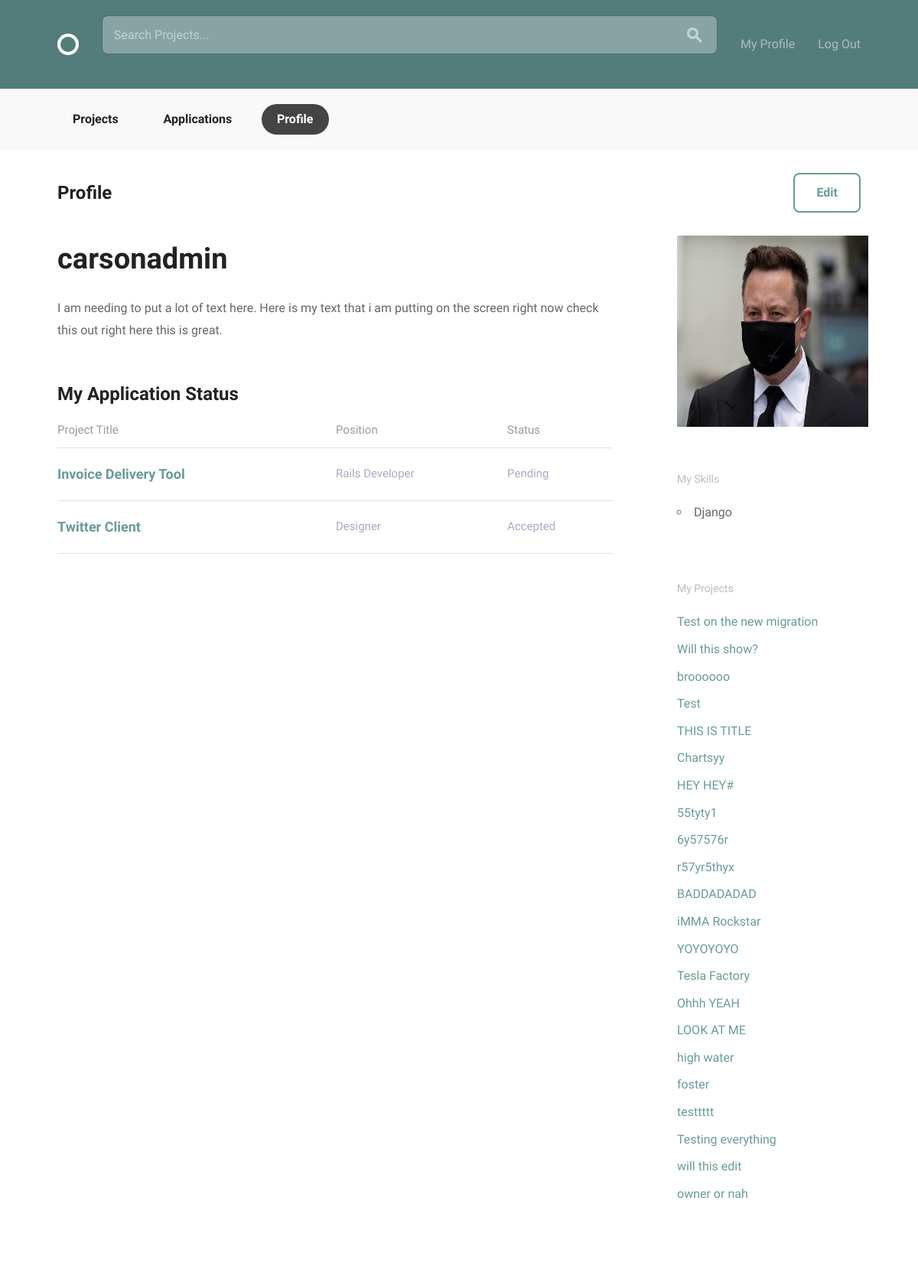
Before: /accounts/profile/ (signed in) with the older database file.
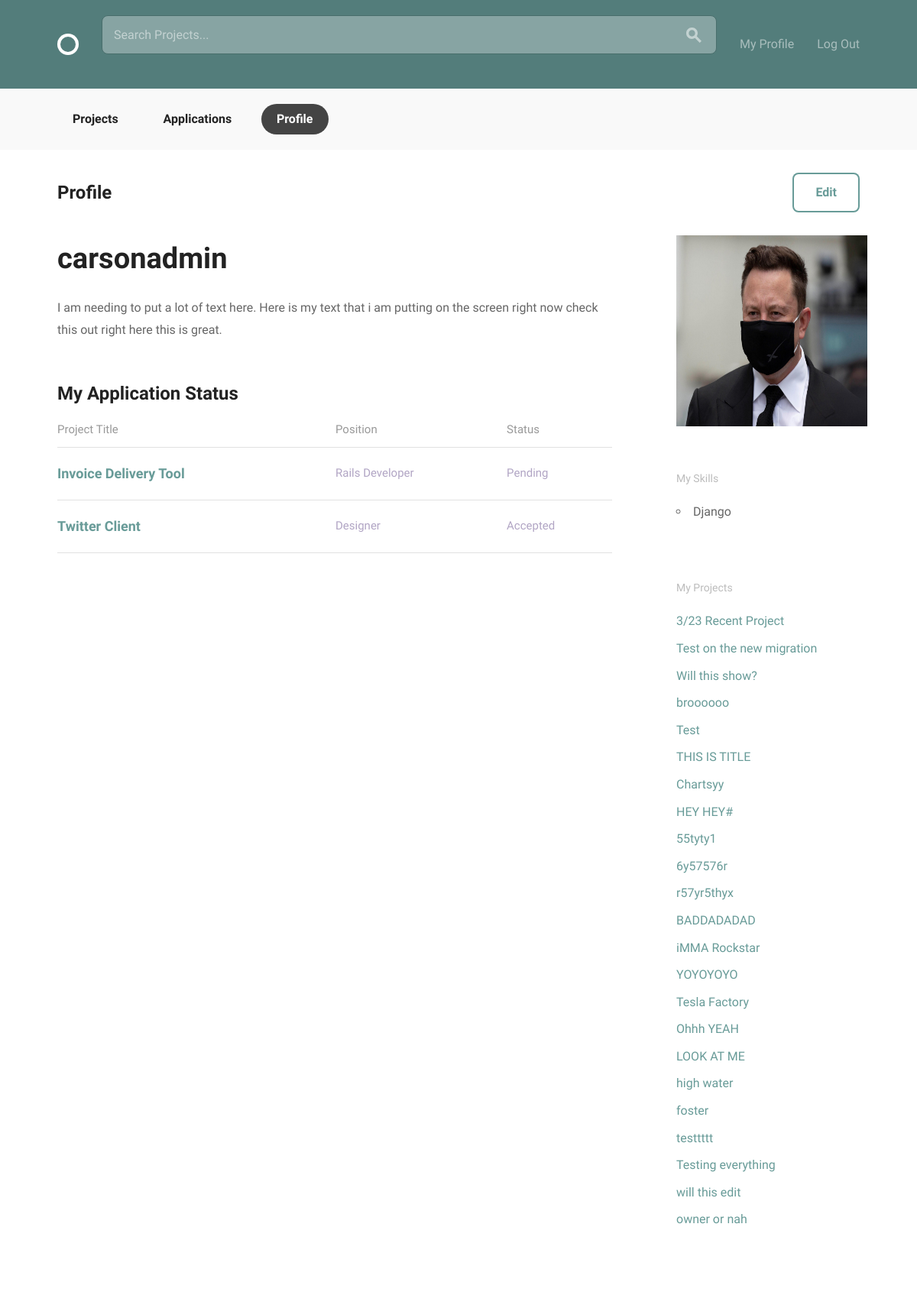
After: the same page with the newer database file.
### accounts/models.py (models this page shows)
class Skill(models.Model):
    title = models.CharField(max_length=15)
    def __str__(self):
        return self.title

### projects/models.py (models this page shows, shortened)
class Project(models.Model):
    owner = models.ForeignKey(settings.AUTH_USER_MODEL, on_delete=models.CASCADE, null=True)
    title = models.CharField(max_length=30)
    slug = models.SlugField(null=True)
    description = models.CharField(max_length=150)
    timeline = models.CharField(max_length=30)
    requirements = models.CharField(max_length=150)
    date_created = models.DateTimeField(default=timezone.now)
    positions = models.ManyToManyField('Position', related_name="projects", default=None)
    count = models.IntegerField(null=True, default=0)
    class Meta:
        ordering = ['-date_created']
    def __str__(self):
        return self.title

### accounts/views.py (the view)
# urls.py: path('profile/', views.profile, name='profile'),
@login_required
def profile(request):
    print(f'{request.user}: {request.user.id}')
    projects_list = Project.objects.filter(owner=request.user)
    context = {
        'user': request.user,
        'projects_list': projects_list,
    }
    return render(request, 'accounts/profile.html', context)

### accounts/models.py (called while the page is built)
    def __str__(self):
        return "@{}".format(self.username)

### accounts/templates/accounts/profile.html
{% extends 'layout.html' %}
{% block body_content %}
<body>
    <div class="circle--actions--bar">
      <nav class="bounds">
        <ul class="circle--pill--list">
          <li><a href="{% url 'projects:projects' %}">Projects</a></li>
          <li><a href="{% url 'projects:applications_list' %}">Applications</a></li>
          <li><a class="selected" href="{% url 'accounts:profile' %}">Profile</a></li>
        </ul>
      </nav>
    </div>
    <div class="bounds circle--page">
      <div class="circle--page--header circle--fluid">
        <div class="circle--fluid--cell circle--fluid--primary">
          <h2>Profile</h2>
        </div>
        <div class="circle--fluid--cell circle--fluid--secondary">
          <a class="button icon-on-left" href="{% url 'accounts:profile_edit' %}">Edit</a>
        </div>
      </div>
      <div class="grid-70">
        <h1>{{ user.display_name }}</h1>
        <div class="circle--article--body">
          <p> {{ user.bio }} </p>
        </div>
        <h2>My Application Status</h2>
        <table class="u-full-width circle--table">
          <thead>
            <tr>
              <th>Project Title</th>
              <th class="circle--cell--right">Position</th>
              <th class="circle--cell--right">Status</th>
            </tr>
          </thead>
          <tbody>
            <tr class="clickable-row" data-href="project.html">
              <td>
                <h3>Invoice Delivery Tool</h3>
              </td>
              <td class="circle--cell--right">
                <span class="secondary-label">Rails Developer</span>
              </td>
              <td class="circle--cell--right">
                <span class="secondary-label">Pending</span>
              </td>
            </tr>
            <tr class="clickable-row" data-href="project.html">
              <td>
                <h3>Twitter Client</h3>
              </td>
              <td class="circle--cell--right">
                <span class="secondary-label">Designer</span>
              </td>
              <td class="circle--cell--right">
                <span class="secondary-label">Accepted</span>
              </td>
            </tr>
          </tbody>
        </table>
      </div>
      <div class="grid-25 grid-push-5">
        <div class="circle--secondary--module">
          <div>
            <img src="{{ user.avatar.url|default_if_none:'profile_avatar/default_avatar.png' }}" width="250" height="250">
          </div>
        </div>
        <div class="circle--secondary--module">
          <h4>My Skills</h4>
          <ul>
            {% for skill in user.skills.all %}
              <li>{{ skill }}</li>
            {% endfor %}
          </ul>
        </div>
        <div class="circle--secondary--module">
          <h4>My Projects</h4>
          <ul class="circle--link--list">
            {% for project in projects_list %}
              <li><a>{{ project }}</a></li>
            {% endfor %}
          </ul>
        </div>
      </div>
    </div>
  </body>
{% endblock %}

Changed rows visible on the page:
added Project: title "3/23 Recent Project"
